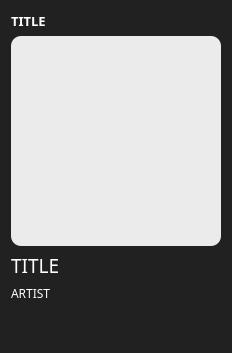
          <widget class="QWidget" name="widget_2" native="true">
           <property name="styleSheet">
            <string notr="true">background-color:rgb(33, 33, 33);
border-radius:15px;</string>
           </property>
           <layout class="QVBoxLayout" name="verticalLayout_9" stretch="1,6,1,1,3">
            <property name="topMargin">
             <number>12</number>
            </property>
            <item alignment="Qt::AlignLeft">
             <widget class="QLabel" name="label_7">
              <property name="font">
               <font>
                <family>Plus Jakarta Sans SemiBold</family>
                <pointsize>10</pointsize>
                <weight>75</weight>
                <bold>true</bold>
               </font>
              </property>
              <property name="styleSheet">
               <string notr="true">color: rgb(255, 255, 255);</string>
              </property>
              <property name="text">
               <string>TITLE</string>
              </property>
             </widget>
            </item>
            <item>
             <widget class="QLabel" name="label_6">
              <property name="minimumSize">
               <size>
                <width>210</width>
                <height>210</height>
               </size>
              </property>
              <property name="maximumSize">
               <size>
                <width>1000</width>
                <height>1000</height>
               </size>
              </property>
              <property name="styleSheet">
               <string notr="true">background-color: rgb(235, 235, 235);
border-radius:10px;</string>
              </property>
              <property name="text">
               <string/>
              </property>
             </widget>
            </item>
            <item>
             <widget class="QLabel" name="label_8">
              <property name="maximumSize">
               <size>
                <width>16777215</width>
                <height>30</height>
               </size>
              </property>
              <property name="font">
               <font>
                <family>Plus Jakarta Sans ExtraBold</family>
                <pointsize>14</pointsize>
               </font>
              </property>
              <property name="styleSheet">
               <string notr="true">color: rgb(255, 255, 255);</string>
              </property>
              <property name="text">
               <string>TITLE</string>
              </property>
             </widget>
            </item>
            <item>
             <widget class="QLabel" name="label_9">
              <property name="maximumSize">
               <size>
                <width>16777215</width>
                <height>20</height>
               </size>
              </property>
              <property name="font">
               <font>
                <family>Plus Jakarta Sans Medium</family>
                <pointsize>9</pointsize>
               </font>
              </property>
              <property name="styleSheet">
               <string notr="true">color: rgb(255, 255, 255);</string>
              </property>
              <property name="text">
               <string>ARTIST</string>
              </property>
             </widget>
            </item>
            <item>
             <spacer name="verticalSpacer_3">
              <property name="orientation">
               <enum>Qt::Vertical</enum>
              </property>
              <property name="sizeHint" stdset="0">
               <size>
                <width>20</width>
                <height>40</height>
               </size>
              </property>
             </spacer>
            </item>
           </layout>
          </widget>
